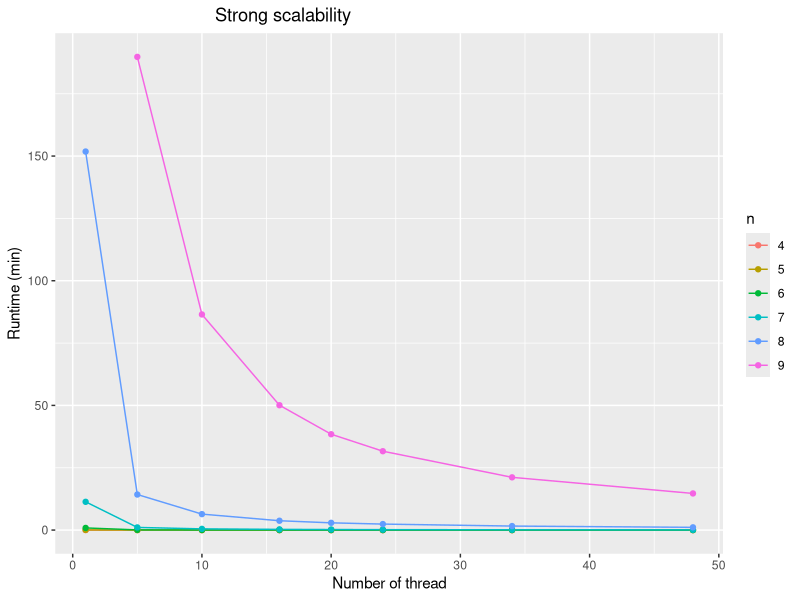
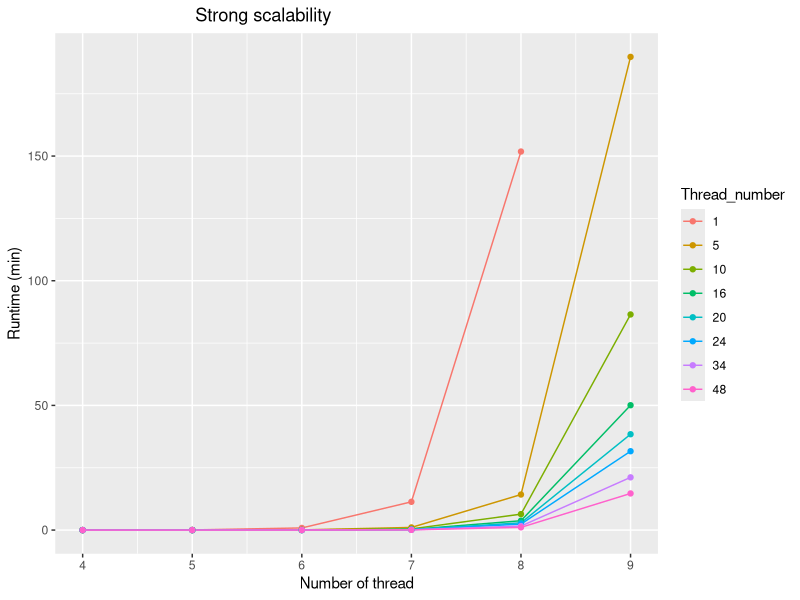
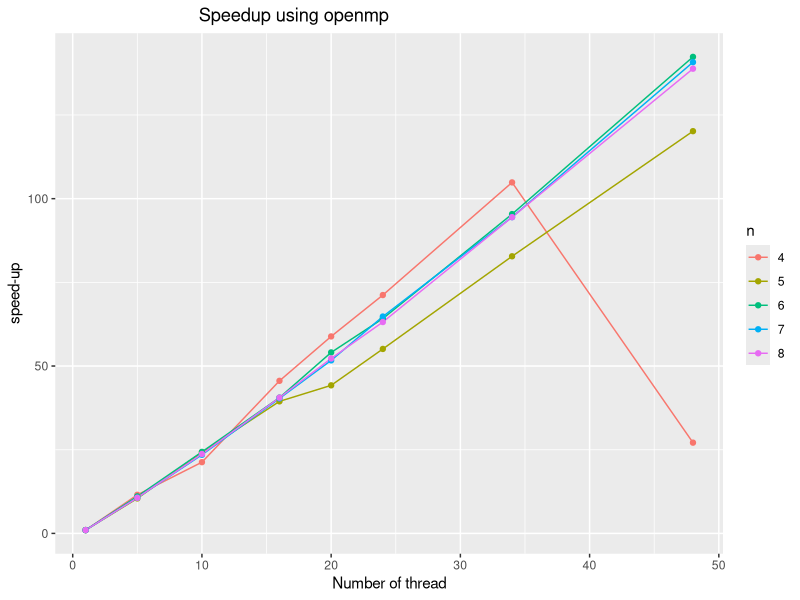
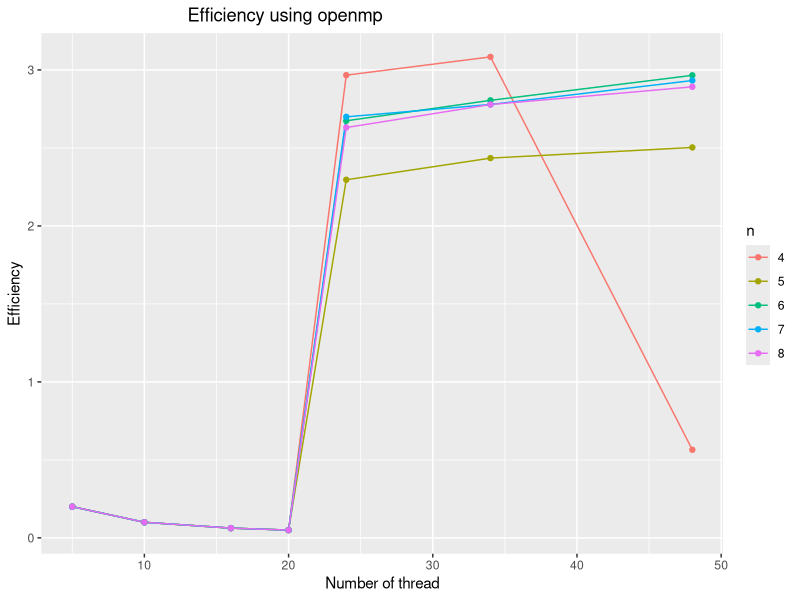
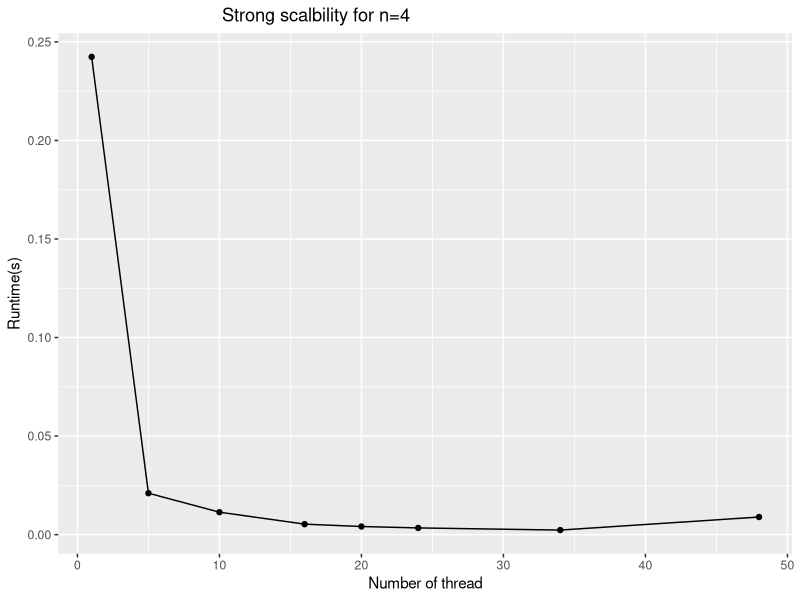
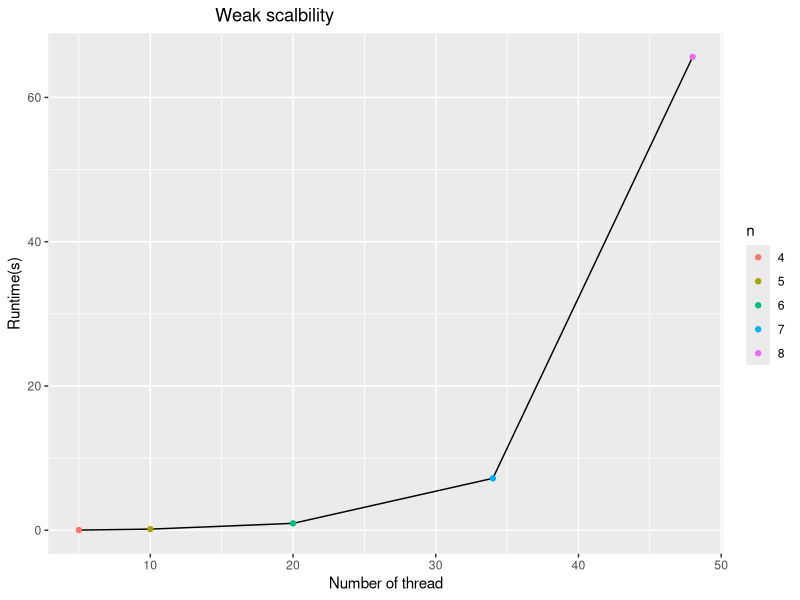
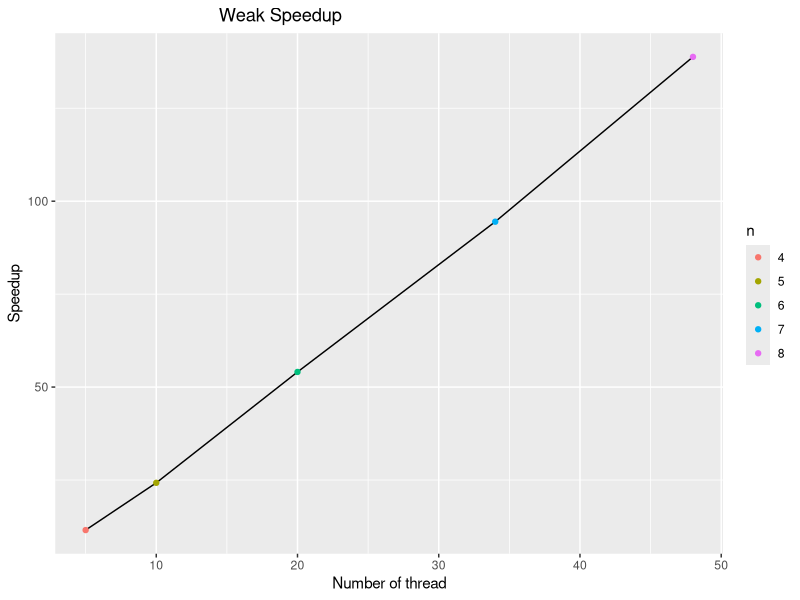
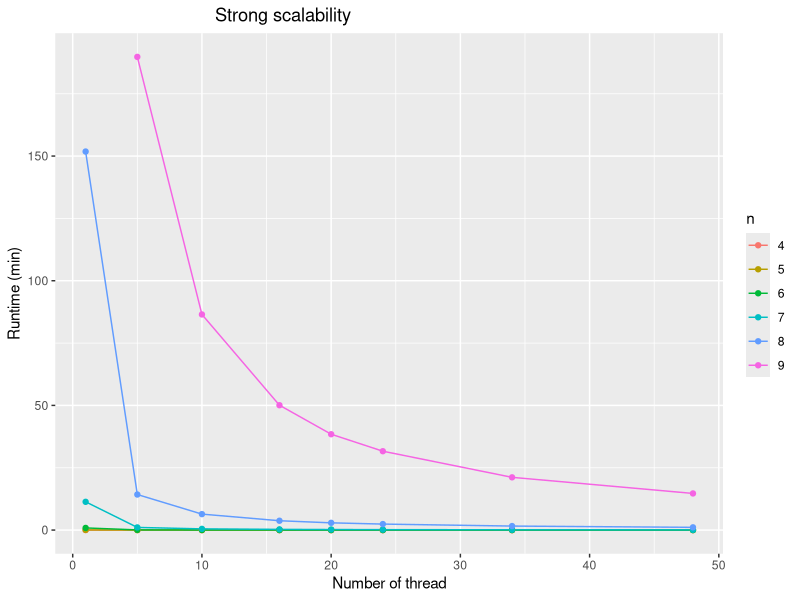

These figures' R source, in order:
library(tidyverse)
library(tibble)
library(data.table)


result<-read.csv("reslopenmp.csv.txt", header = FALSE,sep=";") 
result%>%rename(Thread_number=V1, n=V2, walltime=V3)-> result
result$Thread_number<- as.integer(result$Thread_number)
result$n <- as.integer(result$n)
result$walltime <- as.numeric(result$walltime) 

view(result)
# strong Scaling :
#1- Fixe the problem size
#2- measure how solution time decrease with more processor 

re<-result
re$walltime<-as.numeric(re$walltime)/60

re$n <-as.factor(re$n)
p<-ggplot(data=re)+
  geom_line(mapping = aes(Thread_number,walltime, color=n))+
  geom_point(mapping = aes(Thread_number,walltime, color=n))+
  labs(x="Number of thread", y= "Runtime (min)", title = "Strong scalability")+
  theme(plot.title = element_text(hjust = 0.3))
p
ggsave(p, filename = "strongscalability.png")


# weak scaling 

# 1- fixe the problem size per core, 
#2- measure if the solution time remain unchange with large problem(more processor)
re<-result
re$walltime<-as.numeric(re$walltime)/60
re$Thread_number<- as.factor(as.integer(re$Thread_number))


p<-ggplot(data=re)+
  geom_line(mapping = aes(n,walltime, color=Thread_number))+
  geom_point(mapping = aes(n,walltime, color=Thread_number))+
  labs(x="Number of thread", y= "Runtime (min)", title = "Strong scalability")+
  theme(plot.title = element_text(hjust = 0.3))
p

ggsave(p, filename = "weakscaling.png")



# speed up
# since we was unable to get the time execution for n=9 using 1 thread,
# we will discard the problem size 9

result<-filter(result, n!=9)
view(result)
resu<-filter(result, result$Thread_number==1)
resu1<-filter(result, result$Thread_number==5)
resu2<-filter(result, result$Thread_number==10)
resu3<-filter(result, result$Thread_number==16)
resu4<-filter(result, result$Thread_number==20)
rsul<-filter(result, result$Thread_number==24)
rsul1<-filter(result, result$Thread_number==34)
rsul2<-filter(result, result$Thread_number==48)

# speed-up
resu<-mutate(resu,speed=resu$walltime/resu$walltime)
resu1<-mutate(resu1,speed=resu$walltime/resu1$walltime)
resu2<-mutate(resu2,speed=resu$walltime/resu2$walltime)
resu3<-mutate(resu3,speed=resu$walltime/resu3$walltime)
resu4<-mutate(resu4,speed=resu$walltime/resu4$walltime)
rsul<-mutate(rsul,speed=resu$walltime/rsul$walltime)
rsul1<-mutate(rsul1,speed=resu$walltime/rsul1$walltime)
rsul2<-mutate(rsul2,speed=resu$walltime/rsul2$walltime)


# efficiency 

resu<-mutate(resu,Efficiency=resu$speed/resu$Thread_number)
resu1<-mutate(resu1,Efficiency=resu$speed/resu1$Thread_number)
resu2<-mutate(resu2,Efficiency=resu$speed/resu2$Thread_number)
resu3<-mutate(resu3,Efficiency=resu$speed/resu3$Thread_number)
resu4<-mutate(resu4,Efficiency=resu$speed/resu4$Thread_number)
rsul<-mutate(rsul,Efficiency=rsul$speed/rsul$Thread_number)
rsul1<-mutate(rsul1,Efficiency=rsul1$speed/rsul1$Thread_number)
rsul2<-mutate(rsul2,Efficiency=rsul2$speed/rsul2$Thread_number)

total <- rbind(resu,resu1,resu2,resu3,resu4, rsul,rsul1,rsul2)

view(total)

total$Thread_number <-as.numeric(total$Thread_number)
total$n <-as.factor(total$n)
p<-ggplot(data=total)+
  geom_line(mapping = aes(Thread_number,speed, color=n))+
  geom_point(mapping = aes(Thread_number,speed, color=n))+
  labs(x="Number of thread", y= "speed-up", title = "Speedup using openmp")+
  theme(plot.title = element_text(hjust = 0.3))
p
ggsave(p,filename = "speedupopenmp.png")


total1<-total
##### 
total$n<-as.numeric(as.character(total1$n))
total<-filter(total,Thread_number>1)
total$n <-as.factor(total$n)


p<-ggplot(data=total)+
  geom_line(mapping = aes(Thread_number,Efficiency, color=n))+
  geom_point(mapping = aes(Thread_number,Efficiency, color=n))+
  labs(x="Number of thread", y= "Efficiency", title = "Efficiency using openmp")+
  theme(plot.title = element_text(hjust = 0.3))

p
ggsave(p,filename = "efficientypopenmp.png")

l<-filter(result,result$n==4)
p<-ggplot(data=l)+
  geom_line(mapping = aes(Thread_number,walltime))+
  geom_point(mapping = aes(Thread_number,walltime))+
  labs(x="Number of thread", y= "Runtime(s)", title = "Strong scalbility for n=4")+
  theme(plot.title = element_text(hjust = 0.3))

p 
ggsave(p,filename = "strongscalabilityfor_4.png")
fwrite(total, "total.csv")


total$n<-as.integer(as.character(total$n))
weak<-filter(total,total$Thread_number==5,n==4)%>%
  rbind(filter(total,total$Thread_number==10,total$n==5))%>%
  rbind(filter(total,total$Thread_number==20,total$n==6))%>%
  rbind(filter(total,total$Thread_number==34,total$n==7))%>%
  rbind(filter(total,total$Thread_number==48,total$n==8))
  
view(weak)

# weak scalability 
weak1<- weak
weak$n <- as.factor(weak$n)

p<-ggplot(data=weak)+
  geom_line(mapping = aes(Thread_number,walltime))+
  geom_point(mapping = aes(Thread_number,walltime,color=n))+
  labs(x="Number of thread", y= "Runtime(s)", title = "Weak scalbility")+
  theme(plot.title = element_text(hjust = 0.3))

p 
ggsave(p,filename = "weakscalability.png")

p<-ggplot(data=weak)+
  geom_line(mapping = aes(Thread_number,speed))+
  geom_point(mapping = aes(Thread_number,speed,color=n))+
  labs(x="Number of thread", y= "Speedup", title = "Weak Speedup")+
  theme(plot.title = element_text(hjust = 0.3))

p 
ggsave(p,filename = "weak speedup.png")
